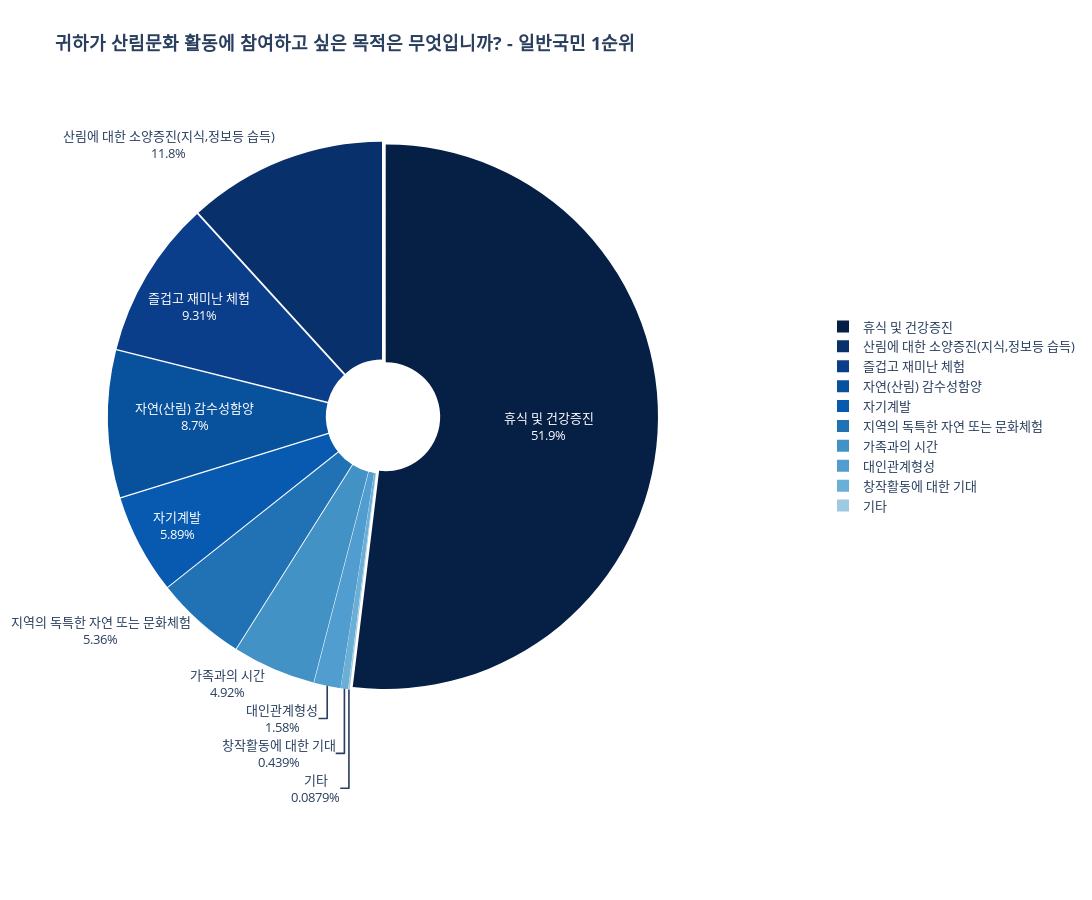

The notebook cell saved with this chart:
### Code cell
# 빈도를 비율로 변환
frequency7_1_common['비율'] = frequency7_1_common['1순위'] / frequency7_1_common['1순위'].sum()

# 파이 차트 시각화 (크기 조절)
fig = px.pie(frequency7_1_common, values='비율', names='값', title="<b>귀하가 산림문화 활동에 참여하고 싶은 목적은 무엇입니까? - 일반국민 1순위</b>", hole=0.2,
                color_discrete_sequence=color_scale)

fig.update_layout(
    font=dict(size=13),
    height=900,  # 그림의 높이 설정
    width=1400,    # 그림의 너비 설정
    legend=dict(x=1.3, y=0.5)  # 범례 위치 조정 (x, y 조절 가능)
)
# 차트 내에 비율 숫자 직접 표시
pull_lst = [0.01] * 12
fig.update_traces(textinfo='percent+label', pull=pull_lst, insidetextorientation='horizontal')  # 비율 숫자를 라벨과 함께 표시

fig.show()

### Figure 1 — Plotly figure (JSON) as saved in the notebook; plotly's stock layout.template omitted (floating-point values rounded to 4 significant figures)
{"data": [{"domain": {"x": [0, 1], "y": [0, 1]}, "hole": 0.2, "hovertemplate": "값=%{label}<br>비율=%{value}<extra></extra>", "insidetextorientation": "horizontal", "labels": ["휴식 및 건강증진", "산림에 대한 소양증진(지식,정보등 습득)", "즐겁고 재미난 체험", "자연(산림) 감수성함양", "자기계발", "지역의 독특한 자연 또는 문화체험", "가족과의 시간", "대인관계형성", "창작활동에 대한 기대", "기타"], "legendgroup": "", "name": "", "pull": [0.01, 0.01, 0.01, 0.01, 0.01, 0.01, 0.01, 0.01, 0.01, 0.01, 0.01, 0.01], "showlegend": true, "textinfo": "percent+label", "type": "pie", "values": [0.5193, 0.1178, 0.09315, 0.08699, 0.05888, 0.0536, 0.04921, 0.01582, 0.004394, 0.0008787]}], "layout": {"font": {"size": 13}, "height": 900, "legend": {"tracegroupgap": 0, "x": 1.3, "y": 0.5}, "piecolorway": ["rgb(5,31,69)", "rgb(8,48,107)", "rgb(11,62,138)", "rgb(8,81,156)", "rgb(7,90,176)", "rgb(33,113,181)", "rgb(66,146,198)", "rgb(81,157,207)", "rgb(107,174,214)", "rgb(158,202,225)", "rgb(198,219,239)", "rgb(222,235,247)", "rgb(247,251,255)"], "title": {"text": "<b>귀하가 산림문화 활동에 참여하고 싶은 목적은 무엇입니까? - 일반국민 1순위</b>"}, "width": 1400}}
